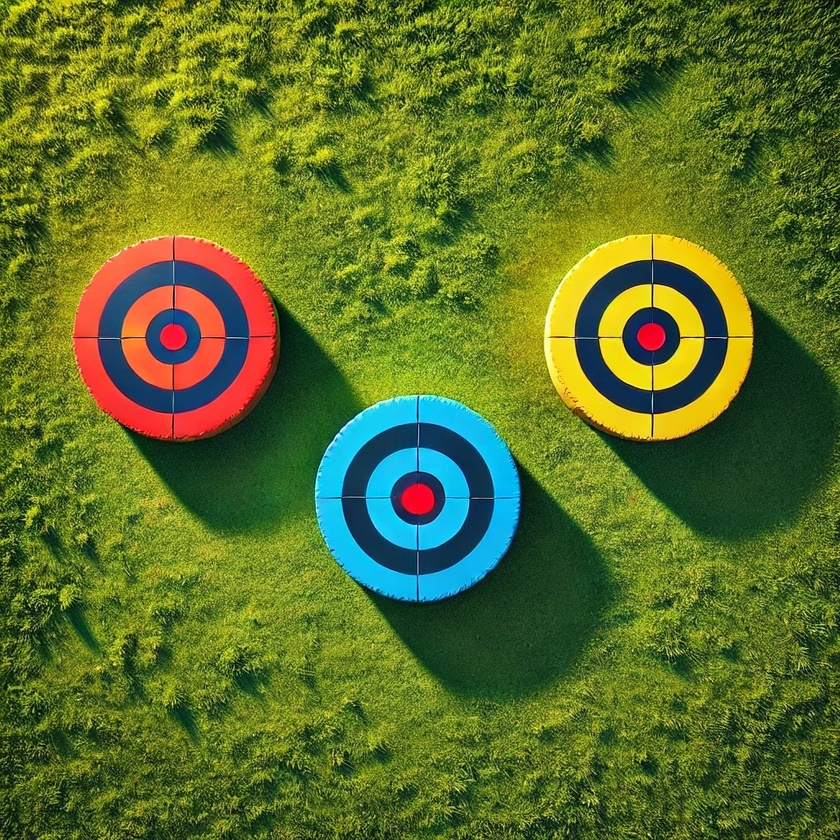
#> input picture PycharmProjects/rahfan/imagecyrcles.jpeg, 840 x 840 px, shrunk from 1024 x 1024 before the run, given in place of the camera
$ python mainImageProcessing.py
#> lines starting #> are read from the running program, lines starting #| are printed output that depends on the picture; after the words box and inside, x2 and y2 are one past the last pixel; in counts of white or black regions, pixels touching at a corner belong together
import cv2
import numpy as np


def calculate_distance(H_real, H_image, focal_length):
    """
    Calculate the distance from the camera to the object based on the real-world height,
    the height in the image, and the camera's focal length.

    Args:
    - H_real (float): Real-world height of the object (in meters).
    - H_image (float): Height of the object in the image (in pixels).
    - focal_length (float): Camera's focal length (in pixels).

    Returns:
    - distance (float): Distance from the camera to the object (in meters).
    """
    if H_image == 0:  # Prevent division by zero
        return float('inf')

    distance = (H_real * focal_length) / H_image
    return distance


# Open webcam
webcam = cv2.VideoCapture(0)

# Check if the webcam opened successfully
if not webcam.isOpened():
    print("Error: Could not open webcam.")
    exit()

# Step 1: Define the real-world height of the object (in meters)
H_real = 3  # Example: object height in meters

# Step 2: Define the camera's focal length (in pixels)
focal_length = 1000  # Example value

# Start video processing loop
while True:
    # Capture frame from the webcam
    ret, imageFrame = webcam.read()
#> imageFrame is the input picture: shape (840, 840, 3); mean B, G, R 41.7, 111.7, 91.9

    if not ret or imageFrame is None:  # Check if the frame was captured successfully
        print("Error: Failed to capture image.")
        continue  # Skip this iteration and try again

    # Convert frame from BGR to HSV color space
    hsvFrame = cv2.cvtColor(imageFrame, cv2.COLOR_BGR2HSV)
#> hsvFrame: shape (840, 840, 3); mean H, S, V 46.3, 190.3, 121

    # Define color ranges for detection (lower bound, upper bound, and RGB color for display)
    color_ranges = {
        "Red": ([136, 87, 111], [180, 255, 255], (0, 0, 255)),  # Red
        "Yellow": ([20, 100, 100], [30, 255, 255], (0, 255, 0)),  # Yellow
        "Blue": ([94, 80, 2], [120, 255, 255], (255, 0, 0))  # Blue
    }

    # Define kernel for dilation to enhance mask detection
    kernel = np.ones((5, 5), "uint8")

    # Loop through each color for detection
    for color, (lower, upper, rgb) in color_ranges.items():
        lower = np.array(lower, np.uint8)
        upper = np.array(upper, np.uint8)

        # Create a mask for the specific color
        mask = cv2.inRange(hsvFrame, lower, upper)
        mask = cv2.dilate(mask, kernel)

        # Find contours in the mask
        contours, _ = cv2.findContours(mask, cv2.RETR_TREE, cv2.CHAIN_APPROX_SIMPLE)

        for contour in contours:
            area = cv2.contourArea(contour)
            if area > 1000:  # Filter out small areas (noise)
                x, y, w, h = cv2.boundingRect(contour)
                cv2.rectangle(imageFrame, (x, y), (x + w, y + h), rgb, 2)

                # Calculate distance using detected object height in pixels
                H_image = h
                distance = calculate_distance(H_real, H_image, focal_length)

                # Display the calculated distance on the frame
                cv2.putText(imageFrame, f"{color} Distance: {distance:.2f} m", (x, y - 20),
                            cv2.FONT_HERSHEY_SIMPLEX, 0.8, rgb, 2)

                # Print the object details
                print(f"{color} Object area (in pixels): {w * h}")
                print(f"{color} Calculated distance: {distance:.2f} meters")
#> this loop made 3 passes
#> pass 1, `mask = cv2.inRange(hsvFrame, lower, upper)`:
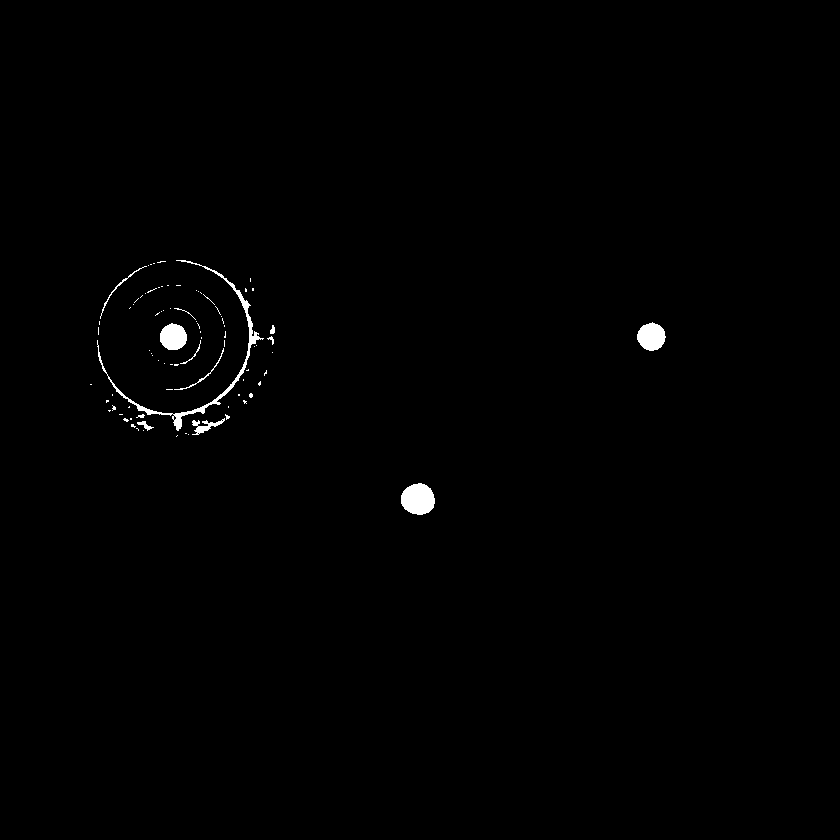
#> mask: shape (840, 840); 0.59% white; 85 white regions (72 under 20 px), largest, box (x1, y1, x2, y2) and area: (97, 260, 264, 431) 1214, (401, 483, 435, 515) 843, (637, 322, 666, 351) 616
#> pass 1, `mask = cv2.dilate(mask, kernel)`:
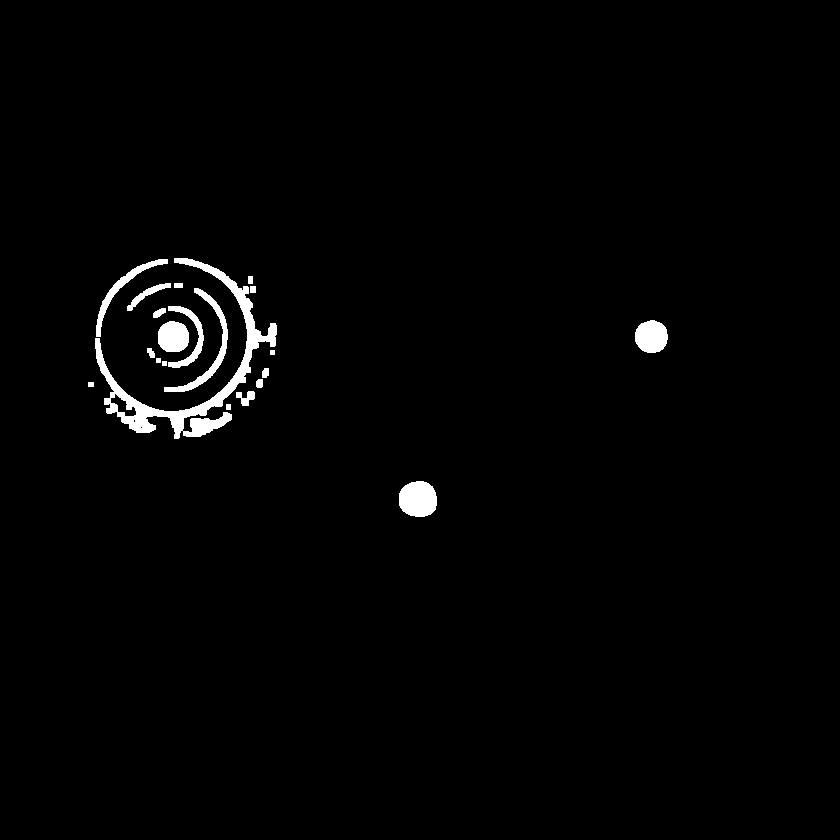
#> mask: shape (840, 840); 1.5% white; 21 white regions, largest, box (x1, y1, x2, y2) and area: (95, 258, 277, 439) 4851, (399, 481, 437, 517) 1123, (164, 288, 228, 392) 932
#> pass 2, `mask = cv2.inRange(hsvFrame, lower, upper)`:
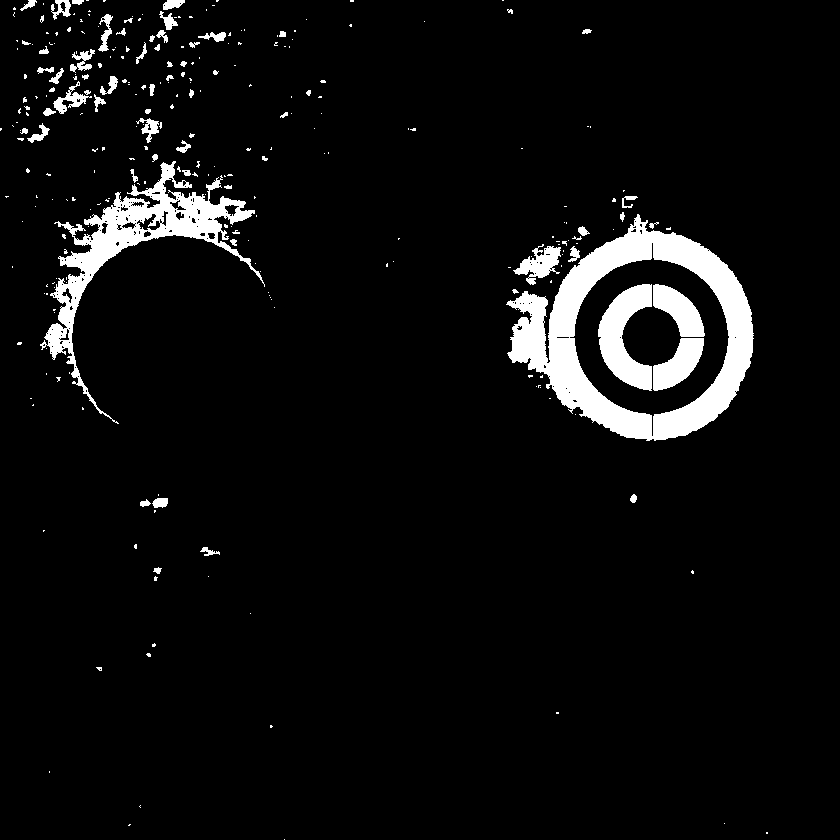
#> mask: shape (840, 840); 5.6% white; 281 white regions (215 under 20 px), largest, box (x1, y1, x2, y2) and area: (506, 214, 754, 441) 17835, (40, 161, 265, 424) 9311, (598, 284, 652, 391) 3106
#> pass 2, `mask = cv2.dilate(mask, kernel)`:
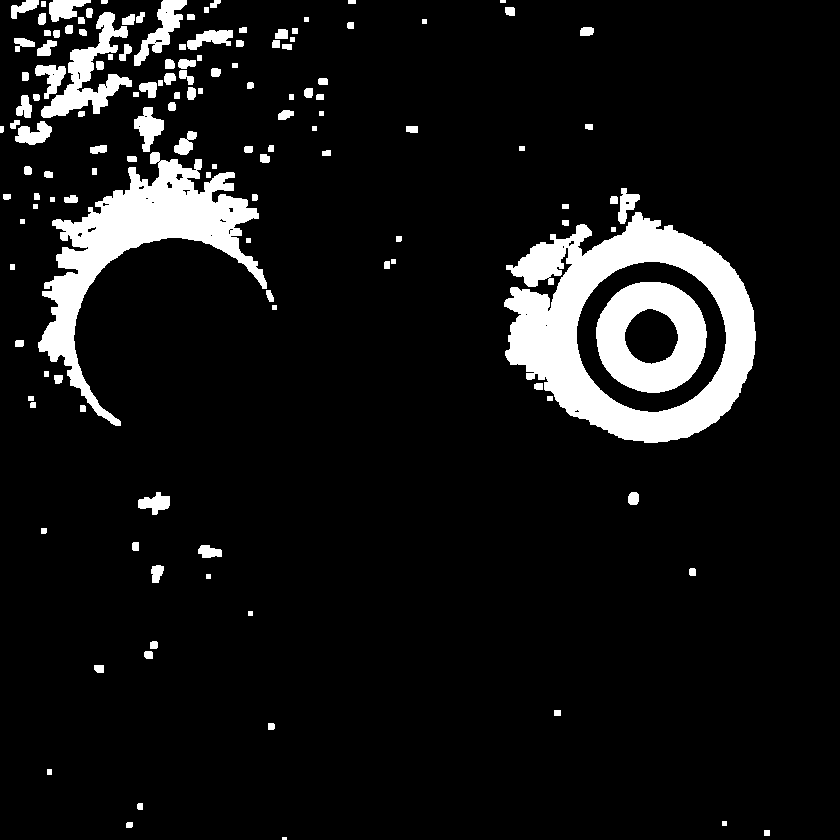
#> mask: shape (840, 840); 9% white; 135 white regions (2 under 20 px), largest, box (x1, y1, x2, y2) and area: (504, 212, 756, 443) 24253, (38, 152, 267, 426) 15908, (596, 282, 707, 393) 7552
#> after the loop:
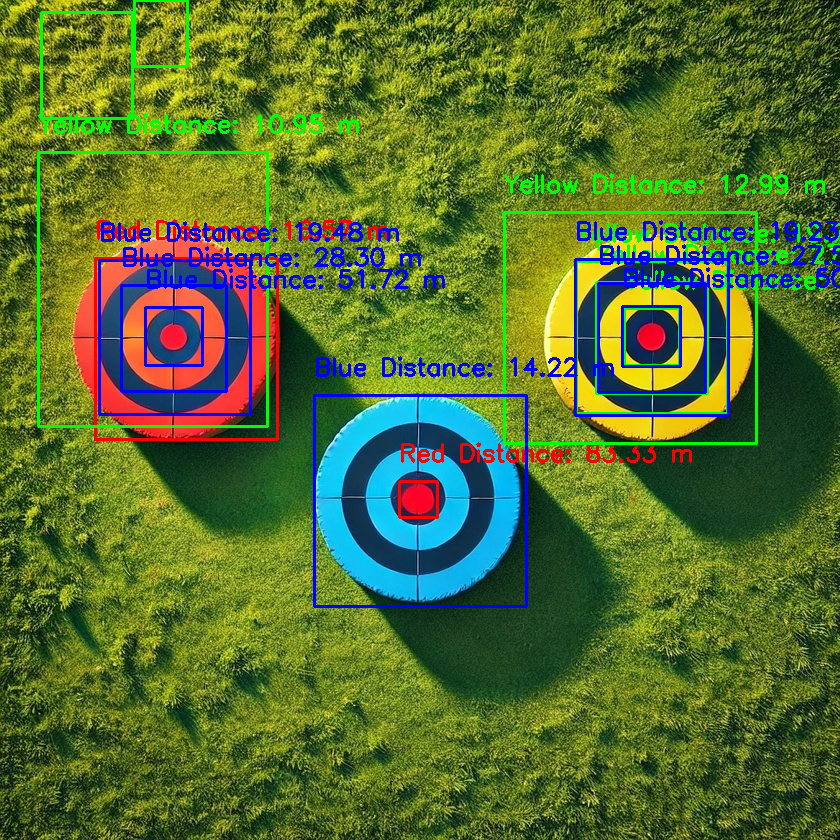
#> imageFrame: shape (840, 840, 3); 6.15% of pixels changed, all inside (x1, y1, x2, y2) = (37, 0, 840, 608)
#> after the loop:
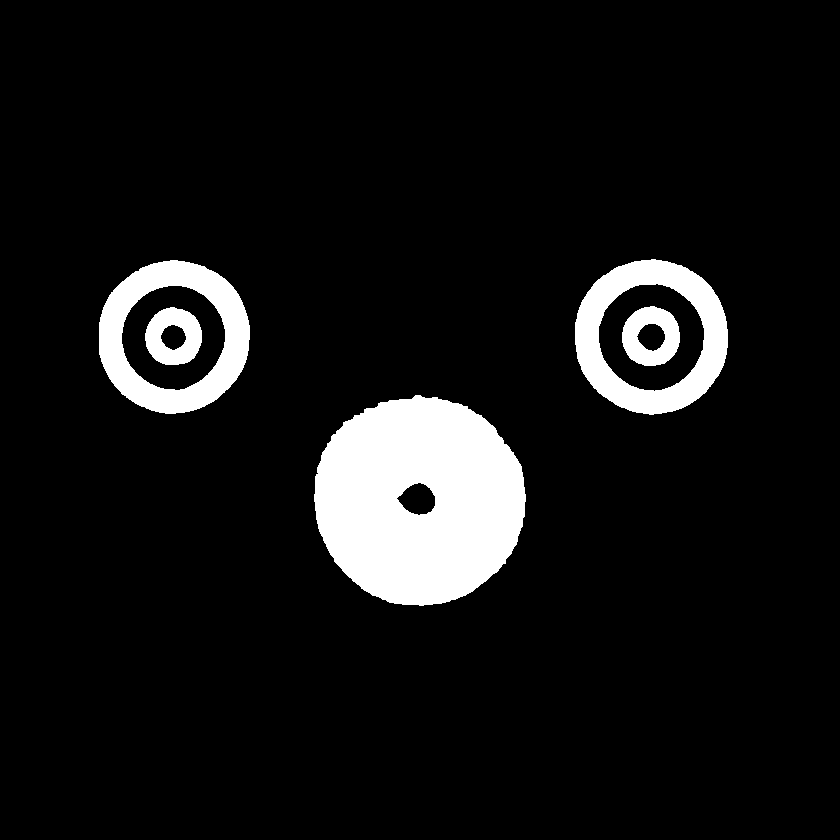
#> mask: shape (840, 840); 8.3% white; 5 white regions, box (x1, y1, x2, y2) and area: (314, 395, 526, 606) 33953, (575, 259, 728, 415) 10097, (99, 260, 250, 414) 10055, (622, 306, 680, 366) 2208, (145, 307, 202, 365) 2160

    # Display the processed frame
    cv2.imshow("Color Detection", imageFrame)

    # Exit program when 'q' is pressed
    if cv2.waitKey(10) & 0xFF == ord('q'):
#> (key q is pressed here)
        break

# Release the webcam and close all OpenCV windows
webcam.release()
cv2.destroyAllWindows()
